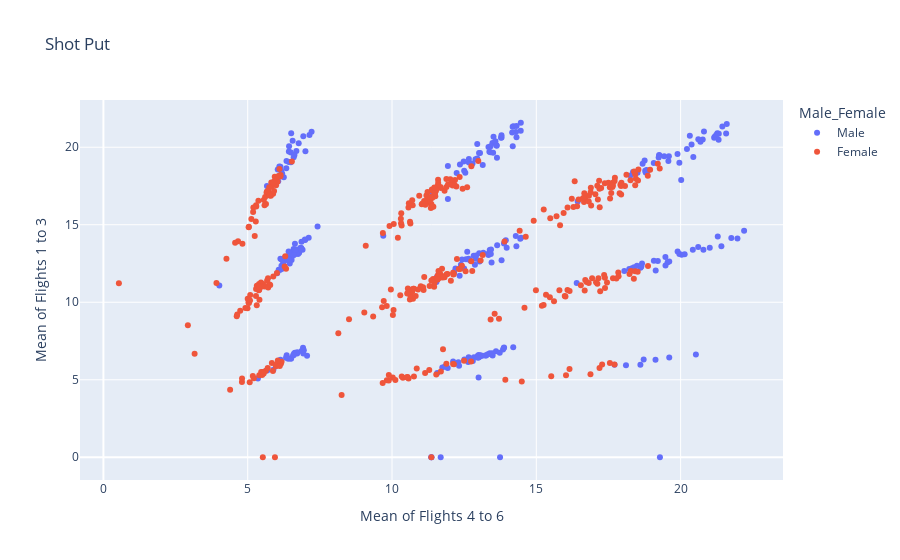
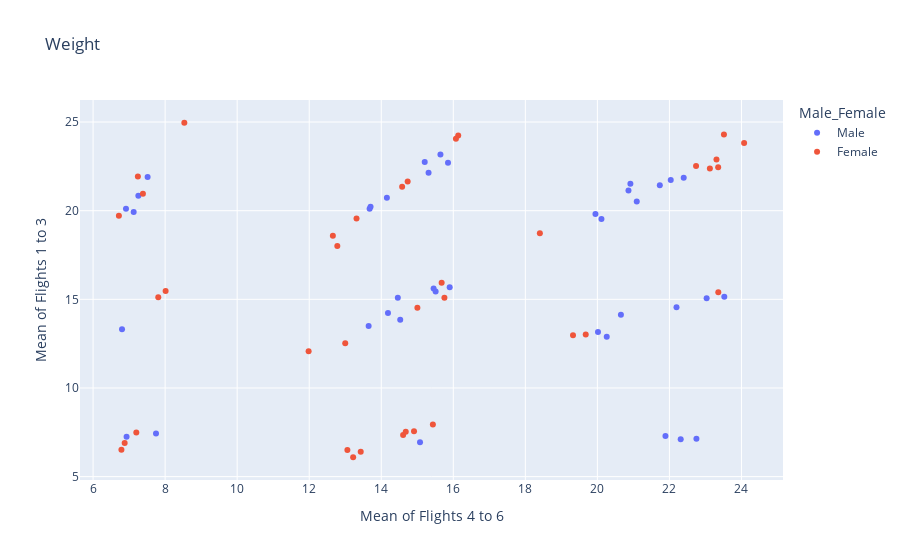
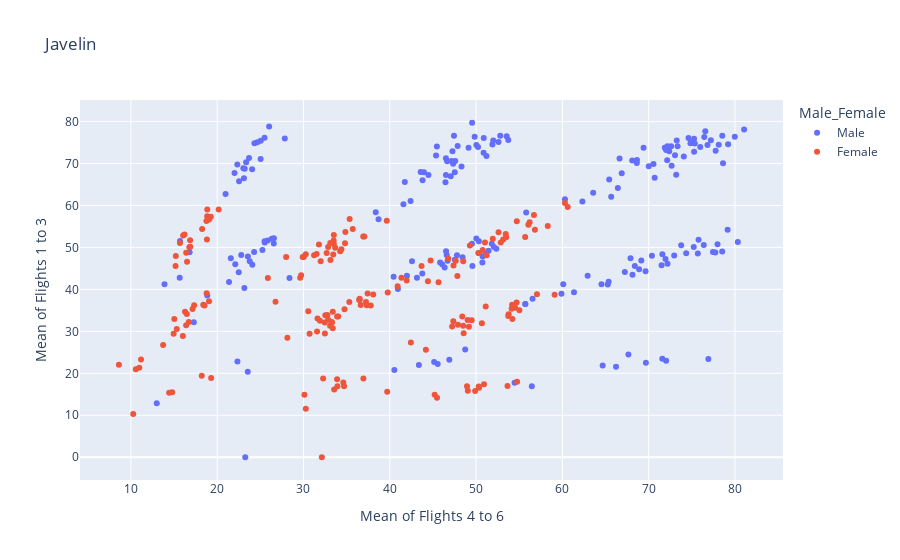
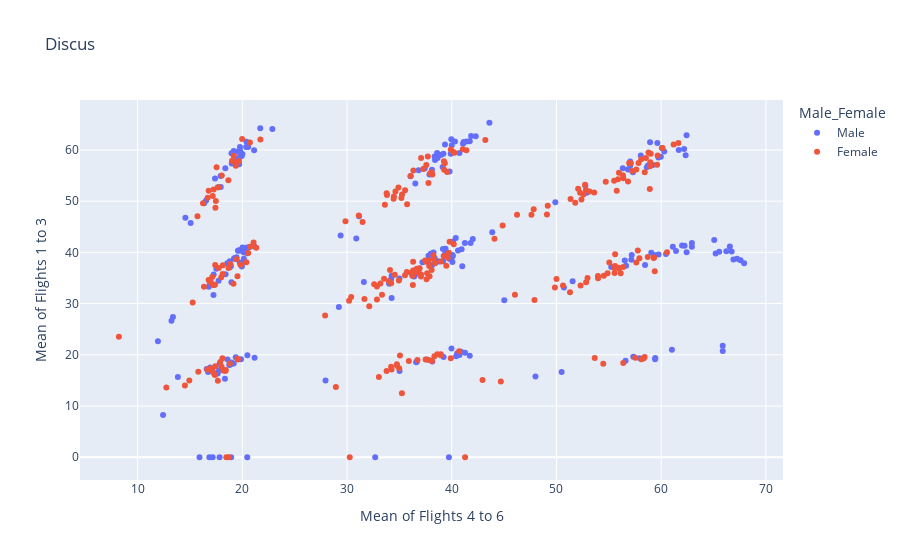

Write notebook code for charts like these, in order.
### Code cell
import plotly.express as px

# loop through each unique event in the dataset
for event in df['Event'].unique():
    # filter dataset by event
    event_df = df[df['Event'] == event]

    # plot data with a different color for each gender
    fig = px.scatter(event_df, x='mean_x', y='mean_y', color='Male_Female',
                     title=event, labels={'mean_x': 'Mean of Flights 4 to 6', 'mean_y': 'Mean of Flights 1 to 3'})
    fig.show()

### Figure 1 — Plotly figure (JSON) as saved in the notebook; plotly's stock layout.template omitted (floating-point values rounded to 4 significant figures; data arrays with more than 128 entries replaced by an {"elided": "..."} marker saying what was removed)
{"data": [{"hovertemplate": "Male_Female=Male<br>Mean of Flights 4 to 6=%{x}<br>Mean of Flights 1 to 3=%{y}<extra></extra>", "legendgroup": "Male", "marker": {"color": "#636efa", "symbol": "circle"}, "mode": "markers", "name": "Male", "orientation": "v", "showlegend": true, "type": "scatter", "x": {"elided": "290 float values"}, "xaxis": "x", "y": {"elided": "290 float values"}, "yaxis": "y"}, {"hovertemplate": "Male_Female=Female<br>Mean of Flights 4 to 6=%{x}<br>Mean of Flights 1 to 3=%{y}<extra></extra>", "legendgroup": "Female", "marker": {"color": "#EF553B", "symbol": "circle"}, "mode": "markers", "name": "Female", "orientation": "v", "showlegend": true, "type": "scatter", "x": {"elided": "361 float values"}, "xaxis": "x", "y": {"elided": "361 float values"}, "yaxis": "y"}], "layout": {"legend": {"title": {"text": "Male_Female"}, "tracegroupgap": 0}, "title": {"text": "Shot Put"}, "xaxis": {"anchor": "y", "domain": [0, 1], "title": {"text": "Mean of Flights 4 to 6"}}, "yaxis": {"anchor": "x", "domain": [0, 1], "title": {"text": "Mean of Flights 1 to 3"}}}}

### Figure 2 — Plotly figure (JSON) as saved in the notebook; plotly's stock layout.template omitted (floating-point values rounded to 4 significant figures)
{"data": [{"hovertemplate": "Male_Female=Male<br>Mean of Flights 4 to 6=%{x}<br>Mean of Flights 1 to 3=%{y}<extra></extra>", "legendgroup": "Male", "marker": {"color": "#636efa", "symbol": "circle"}, "mode": "markers", "name": "Male", "orientation": "v", "showlegend": true, "type": "scatter", "x": [15.51, 21.89, 20.86, 7.127, 13.68, 20.11, 6.803, 15.64, 15.31, 15.08, 21.73, 20.92, 7.257, 20.26, 19.95, 22.75, 23.03, 22.4, 7.513, 6.93, 14.19, 20.65, 6.913, 15.85, 7.747, 22.31, 15.21, 14.53, 14.16, 21.09, 13.7, 15.9, 23.52, 15.45, 22.2, 22.04, 14.46, 13.65, 20.02], "xaxis": "x", "y": [15.44, 7.29, 21.13, 19.92, 20.1, 19.53, 13.31, 23.17, 22.13, 6.94, 21.44, 21.52, 20.84, 12.88, 19.81, 7.13, 15.06, 21.85, 21.91, 7.253, 14.23, 14.13, 20.11, 22.71, 7.43, 7.103, 22.74, 13.84, 20.73, 20.51, 20.22, 15.68, 15.14, 15.61, 14.55, 21.74, 15.09, 13.49, 13.16], "yaxis": "y"}, {"hovertemplate": "Male_Female=Female<br>Mean of Flights 4 to 6=%{x}<br>Mean of Flights 1 to 3=%{y}<extra></extra>", "legendgroup": "Female", "marker": {"color": "#EF553B", "symbol": "circle"}, "mode": "markers", "name": "Female", "orientation": "v", "showlegend": true, "type": "scatter", "x": [23.51, 15.75, 15.0, 14.61, 6.877, 6.787, 13, 15.43, 23.31, 22.74, 14.68, 7.383, 14.58, 12.78, 11.98, 7.81, 23.35, 7.2, 14.73, 6.717, 19.32, 13.06, 16.14, 16.07, 23.12, 14.91, 7.243, 13.31, 19.68, 12.66, 8.533, 24.07, 15.68, 8.013, 23.36, 13.43, 13.22, 18.4], "xaxis": "x", "y": [24.3, 15.09, 14.53, 7.347, 6.903, 6.51, 12.53, 7.94, 22.89, 22.52, 7.533, 20.96, 21.35, 18.0, 12.07, 15.12, 22.44, 7.493, 21.64, 19.71, 12.97, 6.5, 24.24, 24.06, 22.37, 7.567, 21.93, 19.56, 13.02, 18.58, 24.96, 23.82, 15.94, 15.46, 15.4, 6.4, 6.093, 18.73], "yaxis": "y"}], "layout": {"legend": {"title": {"text": "Male_Female"}, "tracegroupgap": 0}, "title": {"text": "Weight"}, "xaxis": {"anchor": "y", "domain": [0, 1], "title": {"text": "Mean of Flights 4 to 6"}}, "yaxis": {"anchor": "x", "domain": [0, 1], "title": {"text": "Mean of Flights 1 to 3"}}}}

### Figure 3 — Plotly figure (JSON) as saved in the notebook; plotly's stock layout.template omitted (floating-point values rounded to 4 significant figures; data arrays with more than 128 entries replaced by an {"elided": "..."} marker saying what was removed)
{"data": [{"hovertemplate": "Male_Female=Male<br>Mean of Flights 4 to 6=%{x}<br>Mean of Flights 1 to 3=%{y}<extra></extra>", "legendgroup": "Male", "marker": {"color": "#636efa", "symbol": "circle"}, "mode": "markers", "name": "Male", "orientation": "v", "showlegend": true, "type": "scatter", "x": {"elided": "207 float values"}, "xaxis": "x", "y": {"elided": "207 float values"}, "yaxis": "y"}, {"hovertemplate": "Male_Female=Female<br>Mean of Flights 4 to 6=%{x}<br>Mean of Flights 1 to 3=%{y}<extra></extra>", "legendgroup": "Female", "marker": {"color": "#EF553B", "symbol": "circle"}, "mode": "markers", "name": "Female", "orientation": "v", "showlegend": true, "type": "scatter", "x": {"elided": "178 float values"}, "xaxis": "x", "y": {"elided": "178 float values"}, "yaxis": "y"}], "layout": {"legend": {"title": {"text": "Male_Female"}, "tracegroupgap": 0}, "title": {"text": "Javelin"}, "xaxis": {"anchor": "y", "domain": [0, 1], "title": {"text": "Mean of Flights 4 to 6"}}, "yaxis": {"anchor": "x", "domain": [0, 1], "title": {"text": "Mean of Flights 1 to 3"}}}}

### Figure 4 — Plotly figure (JSON) as saved in the notebook; plotly's stock layout.template omitted (floating-point values rounded to 4 significant figures; data arrays with more than 128 entries replaced by an {"elided": "..."} marker saying what was removed)
{"data": [{"hovertemplate": "Male_Female=Male<br>Mean of Flights 4 to 6=%{x}<br>Mean of Flights 1 to 3=%{y}<extra></extra>", "legendgroup": "Male", "marker": {"color": "#636efa", "symbol": "circle"}, "mode": "markers", "name": "Male", "orientation": "v", "showlegend": true, "type": "scatter", "x": {"elided": "234 float values"}, "xaxis": "x", "y": {"elided": "234 float values"}, "yaxis": "y"}, {"hovertemplate": "Male_Female=Female<br>Mean of Flights 4 to 6=%{x}<br>Mean of Flights 1 to 3=%{y}<extra></extra>", "legendgroup": "Female", "marker": {"color": "#EF553B", "symbol": "circle"}, "mode": "markers", "name": "Female", "orientation": "v", "showlegend": true, "type": "scatter", "x": {"elided": "257 float values"}, "xaxis": "x", "y": {"elided": "257 float values"}, "yaxis": "y"}], "layout": {"legend": {"title": {"text": "Male_Female"}, "tracegroupgap": 0}, "title": {"text": "Discus"}, "xaxis": {"anchor": "y", "domain": [0, 1], "title": {"text": "Mean of Flights 4 to 6"}}, "yaxis": {"anchor": "x", "domain": [0, 1], "title": {"text": "Mean of Flights 1 to 3"}}}}
